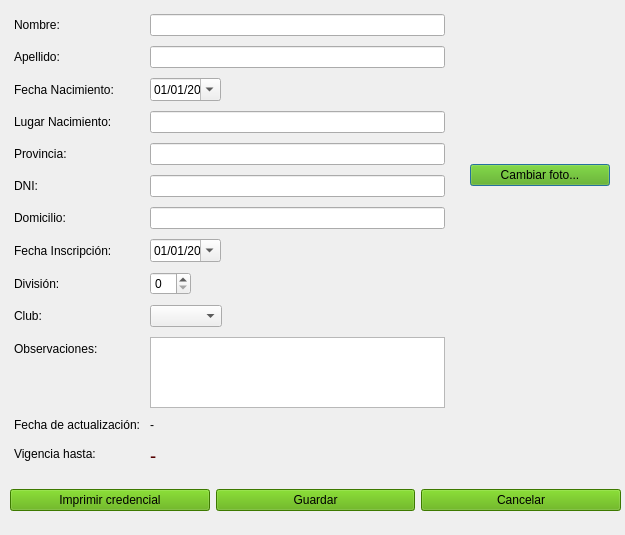
<?xml version="1.0" encoding="UTF-8"?>
<ui version="4.0">
 <class>player_edit</class>
 <widget class="QDialog" name="player_edit">
  <property name="geometry">
   <rect>
    <x>0</x>
    <y>0</y>
    <width>625</width>
    <height>535</height>
   </rect>
  </property>
  <property name="windowTitle">
   <string>Datos del jugador</string>
  </property>
  <property name="styleSheet">
   <string notr="true"/>
  </property>
  <widget class="QWidget" name="gridLayoutWidget">
   <property name="geometry">
    <rect>
     <x>9</x>
     <y>9</y>
     <width>611</width>
     <height>465</height>
    </rect>
   </property>
   <layout class="QGridLayout" name="gridLayout">
    <property name="spacing">
     <number>10</number>
    </property>
    <item row="0" column="0">
     <layout class="QFormLayout" name="formLayout">
      <property name="fieldGrowthPolicy">
       <enum>QFormLayout::ExpandingFieldsGrow</enum>
      </property>
      <property name="margin">
       <number>5</number>
      </property>
      <item row="0" column="0">
       <widget class="QLabel" name="label_2">
        <property name="text">
         <string>Nombre:</string>
        </property>
       </widget>
      </item>
      <item row="0" column="1">
       <widget class="QLineEdit" name="line_nombre"/>
      </item>
      <item row="2" column="0">
       <widget class="QLabel" name="label_3">
        <property name="text">
         <string>Apellido:</string>
        </property>
       </widget>
      </item>
      <item row="2" column="1">
       <widget class="QLineEdit" name="line_apellido"/>
      </item>
      <item row="3" column="0">
       <widget class="QLabel" name="label_4">
        <property name="text">
         <string>Fecha Nacimiento:</string>
        </property>
       </widget>
      </item>
      <item row="3" column="1">
       <widget class="QDateEdit" name="date_fecha_nac">
        <property name="buttonSymbols">
         <enum>QAbstractSpinBox::NoButtons</enum>
        </property>
        <property name="displayFormat">
         <string>dd/MM/yyyy</string>
        </property>
        <property name="calendarPopup">
         <bool>true</bool>
        </property>
       </widget>
      </item>
      <item row="4" column="0">
       <widget class="QLabel" name="label_5">
        <property name="text">
         <string>Lugar Nacimiento:</string>
        </property>
       </widget>
      </item>
      <item row="4" column="1">
       <widget class="QLineEdit" name="line_lugar_nac">
        <property name="cursorMoveStyle">
         <enum>Qt::LogicalMoveStyle</enum>
        </property>
       </widget>
      </item>
      <item row="5" column="0">
       <widget class="QLabel" name="label_6">
        <property name="text">
         <string>Provincia:</string>
        </property>
       </widget>
      </item>
      <item row="6" column="0">
       <widget class="QLabel" name="label_7">
        <property name="text">
         <string>DNI:</string>
        </property>
       </widget>
      </item>
      <item row="6" column="1">
       <widget class="QLineEdit" name="line_dni">
        <property name="inputMethodHints">
         <set>Qt::ImhDigitsOnly</set>
        </property>
       </widget>
      </item>
      <item row="7" column="0">
       <widget class="QLabel" name="label_8">
        <property name="text">
         <string>Domicilio:</string>
        </property>
       </widget>
      </item>
      <item row="7" column="1">
       <widget class="QLineEdit" name="line_domicilio"/>
      </item>
      <item row="8" column="0">
       <widget class="QLabel" name="label_9">
        <property name="text">
         <string>Fecha Inscripción:</string>
        </property>
       </widget>
      </item>
      <item row="8" column="1">
       <widget class="QDateEdit" name="date_fecha_incripcion">
        <property name="buttonSymbols">
         <enum>QAbstractSpinBox::NoButtons</enum>
        </property>
        <property name="displayFormat">
         <string>dd/MM/yyyy</string>
        </property>
        <property name="calendarPopup">
         <bool>true</bool>
        </property>
       </widget>
      </item>
      <item row="9" column="0">
       <widget class="QLabel" name="label_10">
        <property name="text">
         <string>División:</string>
        </property>
       </widget>
      </item>
      <item row="9" column="1">
       <widget class="QSpinBox" name="pin_division"/>
      </item>
      <item row="11" column="0">
       <widget class="QLabel" name="label_11">
        <property name="text">
         <string>Observaciones:</string>
        </property>
       </widget>
      </item>
      <item row="11" column="1">
       <widget class="QTextEdit" name="txt_observaciones"/>
      </item>
      <item row="12" column="0">
       <widget class="QLabel" name="label_12">
        <property name="text">
         <string>Fecha de actualización:</string>
        </property>
       </widget>
      </item>
      <item row="12" column="1">
       <widget class="QLabel" name="lbl_fecha_renovacion">
        <property name="text">
         <string>-</string>
        </property>
       </widget>
      </item>
      <item row="13" column="0">
       <widget class="QLabel" name="label_14">
        <property name="text">
         <string>Vigencia hasta:</string>
        </property>
       </widget>
      </item>
      <item row="13" column="1">
       <widget class="QLabel" name="lbl_fecha_vigencia">
        <property name="font">
         <font>
          <family>Arial Sans</family>
          <pointsize>14</pointsize>
          <weight>9</weight>
          <italic>false</italic>
          <bold>false</bold>
         </font>
        </property>
        <property name="styleSheet">
         <string notr="true">font: 75 14pt &quot;Arial Sans&quot;;
color: rgb(85, 0, 0);</string>
        </property>
        <property name="text">
         <string>-</string>
        </property>
       </widget>
      </item>
      <item row="5" column="1">
       <widget class="QLineEdit" name="line_provincia"/>
      </item>
      <item row="10" column="0">
       <widget class="QLabel" name="label">
        <property name="text">
         <string>Club:</string>
        </property>
       </widget>
      </item>
      <item row="10" column="1">
       <widget class="QComboBox" name="cmb_clubes"/>
      </item>
     </layout>
    </item>
    <item row="0" column="1">
     <layout class="QVBoxLayout" name="verticalLayout">
      <property name="spacing">
       <number>5</number>
      </property>
      <property name="margin">
       <number>10</number>
      </property>
      <item>
       <widget class="QLabel" name="lbl_photo_player">
        <property name="minimumSize">
         <size>
          <width>140</width>
          <height>140</height>
         </size>
        </property>
        <property name="maximumSize">
         <size>
          <width>140</width>
          <height>140</height>
         </size>
        </property>
        <property name="text">
         <string/>
        </property>
        <property name="pixmap">
         <pixmap resource="resources.qrc">:/images/asserts/default-user.png</pixmap>
        </property>
        <property name="scaledContents">
         <bool>true</bool>
        </property>
        <property name="alignment">
         <set>Qt::AlignCenter</set>
        </property>
       </widget>
      </item>
      <item>
       <widget class="QPushButton" name="btn_change_photo">
        <property name="styleSheet">
         <string notr="true">background-color: rgb(85, 170, 0);</string>
        </property>
        <property name="text">
         <string>Cambiar foto...</string>
        </property>
       </widget>
      </item>
      <item>
       <spacer name="verticalSpacer">
        <property name="orientation">
         <enum>Qt::Vertical</enum>
        </property>
        <property name="sizeHint" stdset="0">
         <size>
          <width>20</width>
          <height>40</height>
         </size>
        </property>
       </spacer>
      </item>
     </layout>
    </item>
   </layout>
  </widget>
  <widget class="QWidget" name="horizontalLayoutWidget">
   <property name="geometry">
    <rect>
     <x>10</x>
     <y>480</y>
     <width>611</width>
     <height>41</height>
    </rect>
   </property>
   <layout class="QHBoxLayout" name="horizontalLayout">
    <item>
     <widget class="QPushButton" name="btn_print_card">
      <property name="styleSheet">
       <string notr="true">background-color: rgb(85, 170, 0);</string>
      </property>
      <property name="text">
       <string>Imprimir credencial</string>
      </property>
     </widget>
    </item>
    <item>
     <widget class="QPushButton" name="btn_save">
      <property name="styleSheet">
       <string notr="true">background-color: rgb(85, 170, 0);</string>
      </property>
      <property name="text">
       <string>Guardar</string>
      </property>
     </widget>
    </item>
    <item>
     <widget class="QPushButton" name="btn_cancel">
      <property name="styleSheet">
       <string notr="true">background-color: rgb(85, 170, 0);</string>
      </property>
      <property name="text">
       <string>Cancelar</string>
      </property>
     </widget>
    </item>
   </layout>
  </widget>
 </widget>
 <tabstops>
  <tabstop>line_nombre</tabstop>
  <tabstop>line_apellido</tabstop>
  <tabstop>date_fecha_nac</tabstop>
  <tabstop>line_lugar_nac</tabstop>
  <tabstop>line_provincia</tabstop>
  <tabstop>line_dni</tabstop>
  <tabstop>line_domicilio</tabstop>
  <tabstop>date_fecha_incripcion</tabstop>
  <tabstop>pin_division</tabstop>
  <tabstop>cmb_clubes</tabstop>
  <tabstop>txt_observaciones</tabstop>
  <tabstop>btn_change_photo</tabstop>
  <tabstop>btn_save</tabstop>
  <tabstop>btn_cancel</tabstop>
  <tabstop>btn_print_card</tabstop>
 </tabstops>
 <resources>
  <include location="resources.qrc"/>
  <include location="../resources.qrc"/>
 </resources>
 <connections/>
</ui>
